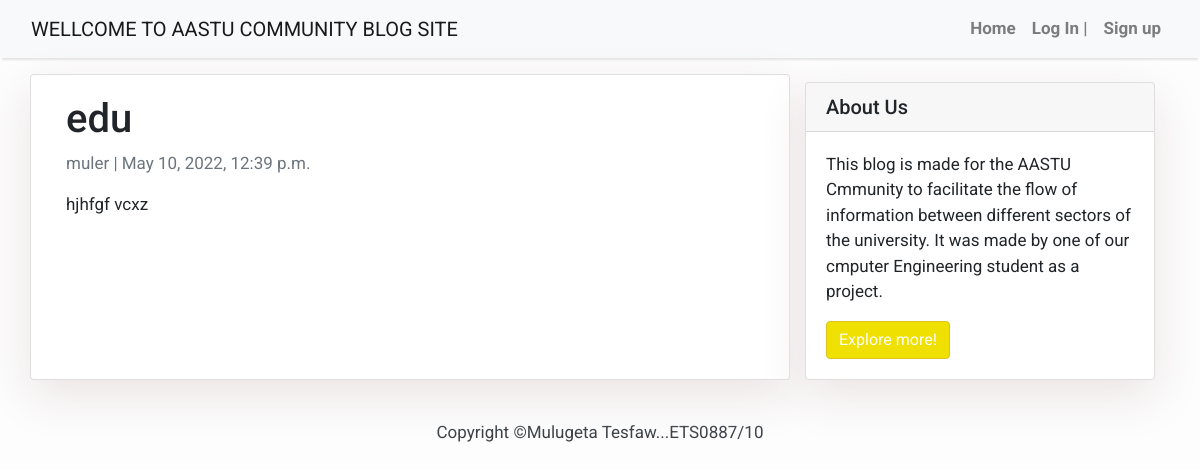
Page /edu/ on the committed database.
### blog/models.py (models this page shows, shortened)
class Post(models.Model):
    title = models.CharField(max_length=200, unique=True)
    slug = models.SlugField(max_length=200, unique=True)
    author = models.ForeignKey(User, on_delete= models.CASCADE,related_name='blog_posts')
    updated_on = models.DateTimeField(auto_now= True)
    content = models.TextField()
    created_on = models.DateTimeField(auto_now_add=True)
    status = models.IntegerField(choices=STATUS, default=0)
    class Meta:
        ordering = ['-created_on']

### blog/views.py (the view)
# urls.py: path('<slug:slug>/', views.PostDetail.as_view(), name='post_detail'),
class PostDetail(generic.DetailView):
    model = Post
    template_name = 'post_detail.html'

### templates/post_detail.html
{% extends 'base.html' %} {% block content %}
<div class="container">
  <div class="row">
    <div class="col-md-8 card mb-4  mt-3 left  top">
      <div class="card-body">
        <h1>{% block title %} {{ object.title }} {% endblock title %}</h1>
        <p class=" text-muted">{{ post.author }} | {{ post.created_on }}</p>
        <p class="card-text ">{{ object.content | safe }}</p>
      </div>
    </div>
    {% block sidebar %} {% include 'sidebar.html' %} {% endblock sidebar %}
  </div>
</div>
{% endblock content %}

### templates/base.html (style rules this page uses)
body { font-family: "Roboto", sans-serif; font-size: 17px; background-color: #fdfdfd; }

### templates/sidebar.html (style rules this page uses)
.card { box-shadow: 0 16px 48px #ebe3e4; }

### rows in the picture
Post: title "edu", author "muler", created_on "May 10, 2022, 12:39 p.m.", content "hjhfgf vcxz"
